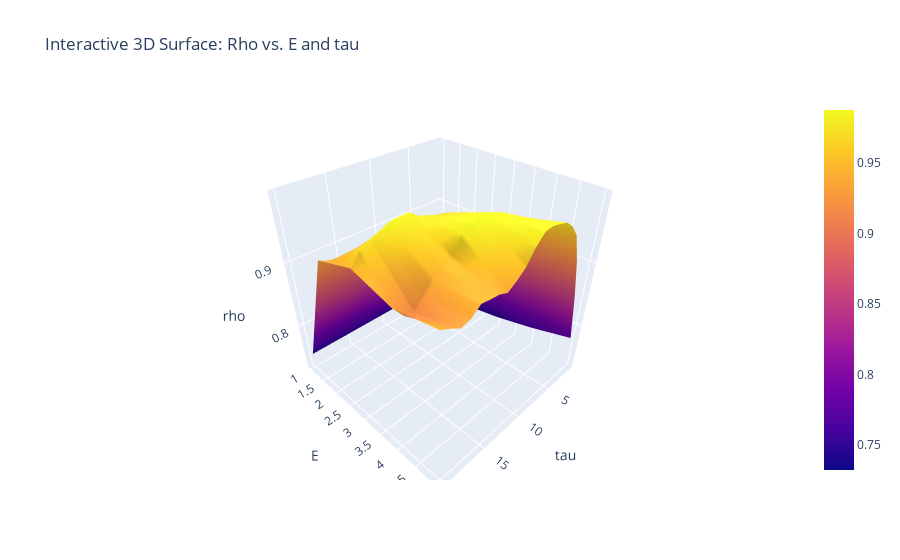

The notebook cell this image was saved under:
### Markdown cell above
# Testing CO2

### Code cell
from toolbox import ccm_functions as cf
import importlib
importlib.reload(cf)



best_E, best_tau, rho_matrix = cf.find_optimal_E_tau(
    df_sd   = df_sd,
    df_pre  = df_co2,
    maxE    = 5,
    maxTau  = 20
)
print("Optimal E =", best_E, "  Optimal tau =", best_tau)

### Figure 1 — Plotly figure (JSON) as saved in the notebook; plotly's stock layout.template omitted (floating-point values rounded to 4 significant figures)
{"data": [{"type": "surface", "x": [1, 2, 3, 4, 5, 6, 7, 8, 9, 10, 11, 12, 13, 14, 15, 16, 17, 18, 19, 20], "y": [1, 2, 3, 4, 5], "z": [[0.7487, 0.7487, 0.7487, 0.7487, 0.7487, 0.7487, 0.7487, 0.7487, 0.7487, 0.7487, 0.7487, 0.7487, 0.7487, 0.7487, 0.7487, 0.7487, 0.7487, 0.7487, 0.7487, 0.7487], [0.7322, 0.7393, 0.7585, 0.7791, 0.8008, 0.8237, 0.8401, 0.8511, 0.8628, 0.8753, 0.8869, 0.8801, 0.8975, 0.9135, 0.9125, 0.9191, 0.9207, 0.9252, 0.9255, 0.932], [0.7437, 0.7794, 0.8247, 0.8583, 0.8896, 0.9179, 0.9409, 0.954, 0.9617, 0.9658, 0.9677, 0.9722, 0.9762, 0.9849, 0.9845, 0.9836, 0.9777, 0.971, 0.9676, 0.9505], [0.7595, 0.8229, 0.873, 0.9159, 0.9504, 0.9646, 0.9726, 0.9791, 0.9839, 0.9871, 0.9877, 0.9859, 0.9766, 0.9546, 0.9507, 0.9397, 0.9249, 0.9125, 0.9179, 0.9342], [0.7786, 0.8544, 0.9126, 0.9541, 0.9705, 0.9799, 0.983, 0.9858, 0.9845, 0.9726, 0.9551, 0.9451, 0.9372, 0.9419, 0.9431, 0.9451, 0.9351, 0.9318, 0.9394, 0.9458]]}], "layout": {"autosize": true, "scene": {"xaxis": {"title": {"text": "tau"}}, "yaxis": {"title": {"text": "E"}}, "zaxis": {"title": {"text": "rho"}}}, "title": {"text": "Interactive 3D Surface: Rho vs. E and tau"}}}
